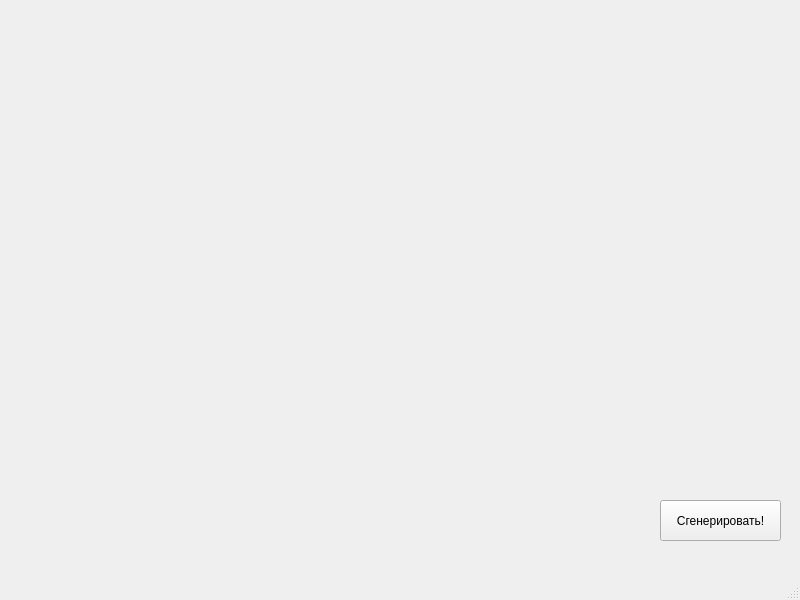
<?xml version="1.0" encoding="UTF-8"?>
<ui version="4.0">
 <class>MainWindow</class>
 <widget class="QMainWindow" name="MainWindow">
  <property name="geometry">
   <rect>
    <x>0</x>
    <y>0</y>
    <width>800</width>
    <height>600</height>
   </rect>
  </property>
  <property name="windowTitle">
   <string>MainWindow</string>
  </property>
  <widget class="QWidget" name="centralwidget">
   <widget class="QPushButton" name="pushButton">
    <property name="geometry">
     <rect>
      <x>660</x>
      <y>500</y>
      <width>121</width>
      <height>41</height>
     </rect>
    </property>
    <property name="text">
     <string>Сгенерировать!</string>
    </property>
   </widget>
  </widget>
  <widget class="QMenuBar" name="menubar">
   <property name="geometry">
    <rect>
     <x>0</x>
     <y>0</y>
     <width>800</width>
     <height>20</height>
    </rect>
   </property>
  </widget>
  <widget class="QStatusBar" name="statusbar"/>
 </widget>
 <resources/>
 <connections/>
</ui>
